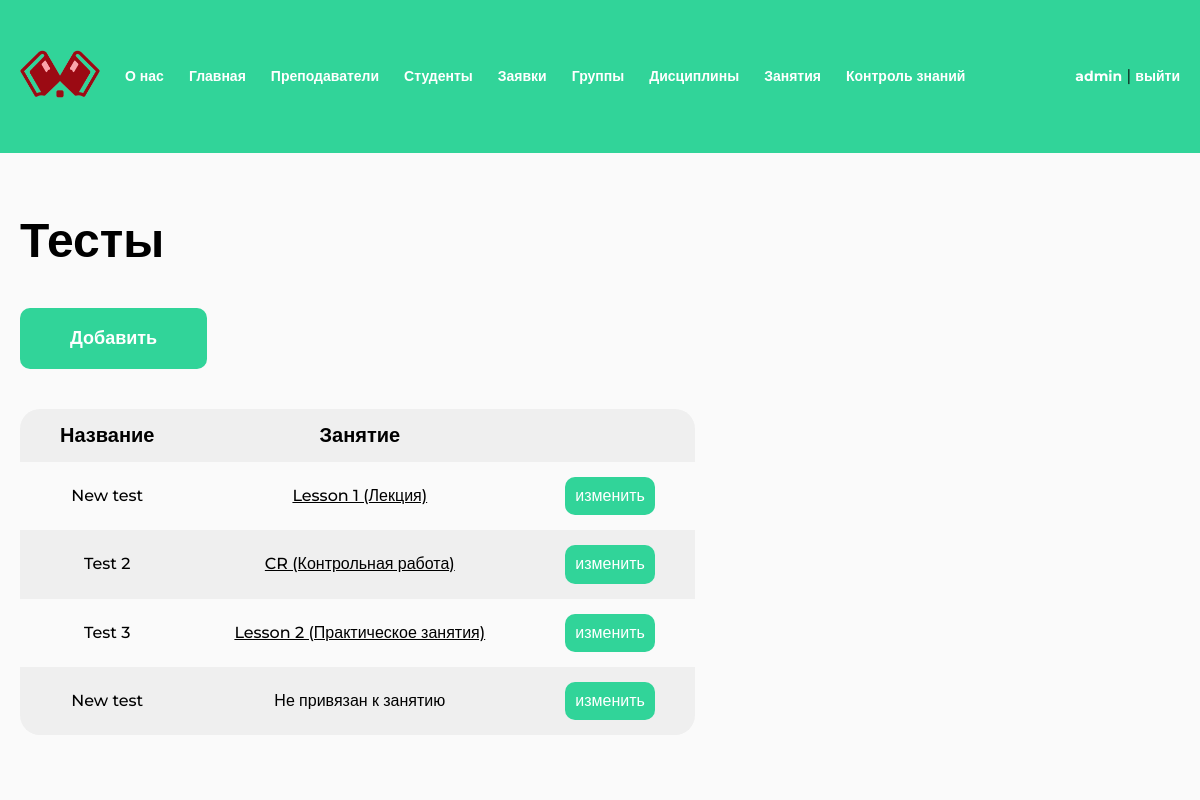
Page /tests/ (signed in) on the earlier database version.
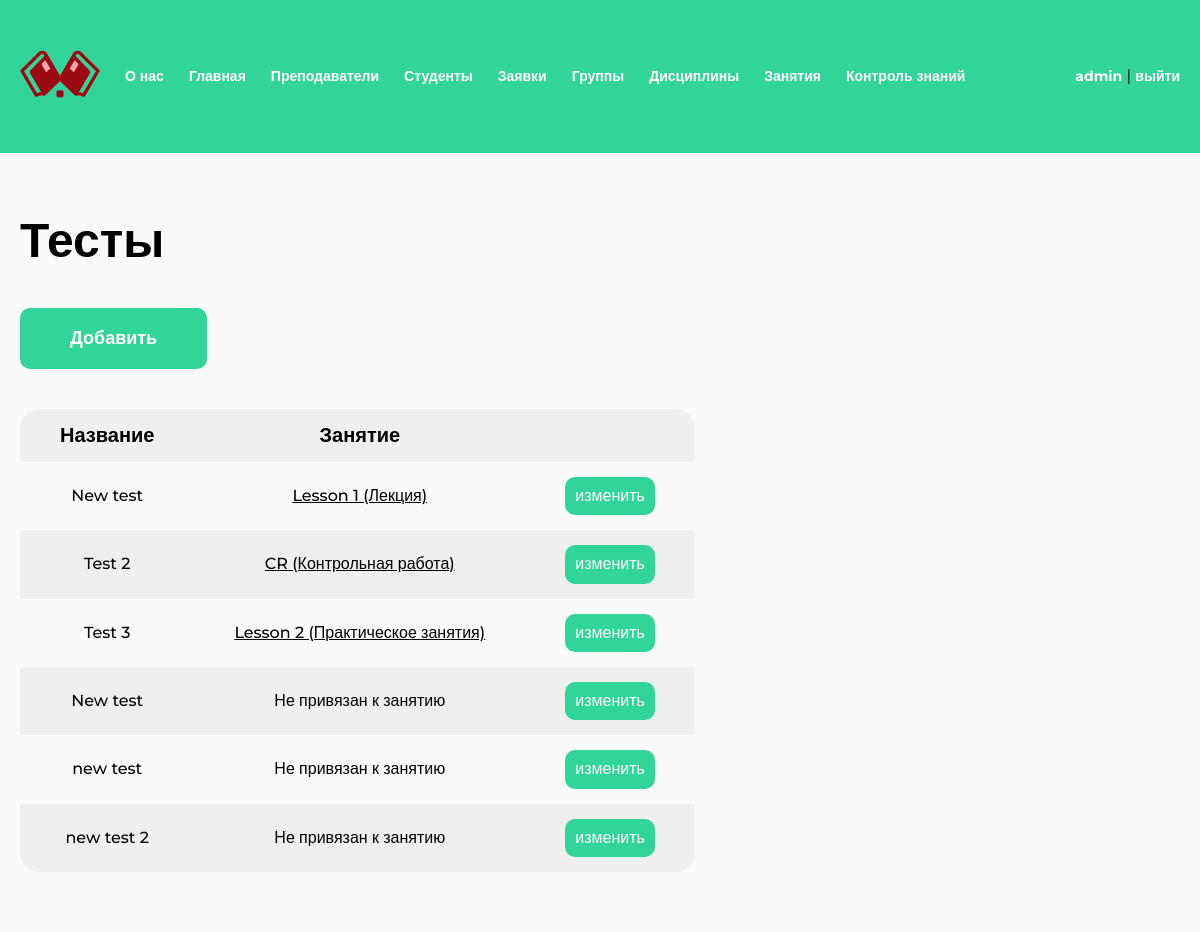
Same page on the later database version.
### study/models.py (models this page shows, shortened)
class Test(models.Model):
    name = models.CharField(max_length=128)
    class Meta:
        verbose_name = "Тест"
        verbose_name_plural = "Тесты"

class Lesson(models.Model):
    class Type(models.TextChoices):
        LECTURE = "LC", "Лекция"
        PRACTICAL = "PR", "Практическое занятия"
        LABORATORY = "LR", "Лабораторное занятие"
        CONTROL = "CW", "Контрольная работа"
        INDIVIDUAL = "IW", "Индивидуальное практическое занятие"
    type = models.CharField("Тип", max_length=32, choices=Type.choices)
    subject = models.ForeignKey(TeacherGroupSubject, related_name="lessons", on_delete=models.CASCADE, null=True, blank=True)
    name = models.CharField(max_length=128)
    test = models.OneToOneField(Test, on_delete=models.SET_NULL, null=True, blank=True)
    text = models.TextField(null=True, blank=True)
    deadline = models.DateTimeField(null=True, blank=True)
    class Meta:
        verbose_name = "Занятие"
        verbose_name_plural = "Занятия"
    def __str__(self):
        return f"{self.name} ({self.get_type_display()})"

### study/views.py (the view)
# urls.py: path("tests/", views.TestsListView.as_view(), name="tests"),
@method_decorator(not_student, name="dispatch")
class TestsListView(LoginRequiredMixin, ListView):
    model = Test
    context_object_name = "objects"
    template_name = "study/test/list.html"

### study/templates/study/test/list.html (shortened to what this page needs)
{% extends "base.html" %}
{% load static %}
{% block extra_css %}
<link rel="stylesheet" href="{% static 'css/table.css' %}">
{% endblock %}
{% block content %}
<section >
    <h1 class="h1">Тесты</h1>
    <a href="{% url 'test-add' %}" class="btn mt-40">Добавить</a>
    <div class="table-wrapper mt-40">
        <table class="table">
        <thead>
            <tr>
                <th>Название</th>
                <th>Занятие</th>
                <th></th>
            </tr>
        </thead>
        <tbody>
            {% for object in objects %}
            <tr>
                <td>{{ object.name|default:"-" }}</td>
                <td>
                    {% if object.lesson %}
                    <a href="{% if user.profile.type == 2 %}{% url 'my-lesson' object.lesson.pk %}{% else %}{% url 'lesson' object.lesson.pk %}{% endif %}">{{ object.lesson }}</a>
                    {% else %}
                    Не привязан к занятию
                    {% endif %}
                </td>
                <td>
                    <a href="{% url 'test' object.pk %}" class="btn btn-table">изменить</a>
                </td>
            </tr>
            {% endfor %}
        </tbody>
    </table>
    </div>
</section>
{% endblock %}

Differences in the rows shown:
added Test: name "new test", shows "Не привязан к занятию"
added Test: name "new test 2", shows "Не привязан к занятию"
